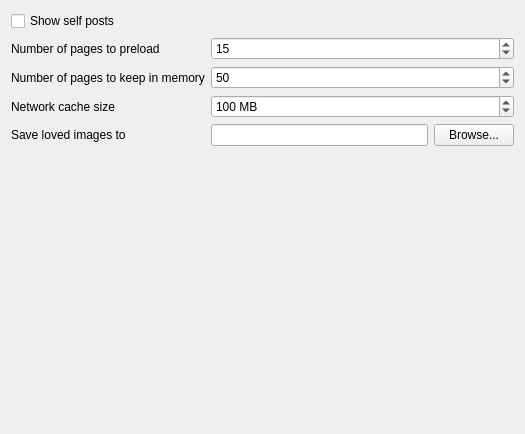
<?xml version="1.0" encoding="UTF-8"?>
<ui version="4.0">
 <class>BrowsingSettingsPage</class>
 <widget class="QWidget" name="BrowsingSettingsPage">
  <property name="geometry">
   <rect>
    <x>0</x>
    <y>0</y>
    <width>525</width>
    <height>434</height>
   </rect>
  </property>
  <property name="windowTitle">
   <string>Browsing</string>
  </property>
  <property name="windowIcon">
   <iconset resource="../data/data.qrc">
    <normaloff>:/icons/normal/globe.png</normaloff>:/icons/normal/globe.png</iconset>
  </property>
  <layout class="QVBoxLayout" name="verticalLayout">
   <item>
    <layout class="QFormLayout" name="formLayout">
     <item row="0" column="0" colspan="2">
      <widget class="QCheckBox" name="show_self">
       <property name="text">
        <string>Show self posts</string>
       </property>
      </widget>
     </item>
     <item row="1" column="0">
      <widget class="QLabel" name="label">
       <property name="text">
        <string>Number of pages to preload</string>
       </property>
      </widget>
     </item>
     <item row="1" column="1">
      <widget class="QSpinBox" name="preload_next">
       <property name="minimum">
        <number>1</number>
       </property>
       <property name="maximum">
        <number>25</number>
       </property>
       <property name="value">
        <number>15</number>
       </property>
      </widget>
     </item>
     <item row="2" column="0">
      <widget class="QLabel" name="label_2">
       <property name="text">
        <string>Number of pages to keep in memory</string>
       </property>
      </widget>
     </item>
     <item row="2" column="1">
      <widget class="QSpinBox" name="max_preloaded_pages">
       <property name="minimum">
        <number>1</number>
       </property>
       <property name="maximum">
        <number>1000</number>
       </property>
       <property name="value">
        <number>50</number>
       </property>
      </widget>
     </item>
     <item row="3" column="0">
      <widget class="QLabel" name="label_3">
       <property name="text">
        <string>Network cache size</string>
       </property>
      </widget>
     </item>
     <item row="3" column="1">
      <widget class="QSpinBox" name="cache_size">
       <property name="suffix">
        <string> MB</string>
       </property>
       <property name="maximum">
        <number>1024</number>
       </property>
       <property name="value">
        <number>100</number>
       </property>
      </widget>
     </item>
     <item row="4" column="0">
      <widget class="QLabel" name="label_4">
       <property name="text">
        <string>Save loved images to</string>
       </property>
      </widget>
     </item>
     <item row="4" column="1">
      <layout class="QHBoxLayout" name="horizontalLayout">
       <item>
        <widget class="QLineEdit" name="loved_folder"/>
       </item>
       <item>
        <widget class="QPushButton" name="loved_browse">
         <property name="text">
          <string>Browse...</string>
         </property>
         <property name="icon">
          <iconset resource="../data/data.qrc">
           <normaloff>:/icons/normal/search.png</normaloff>:/icons/normal/search.png</iconset>
         </property>
        </widget>
       </item>
      </layout>
     </item>
    </layout>
   </item>
   <item>
    <spacer name="verticalSpacer">
     <property name="orientation">
      <enum>Qt::Vertical</enum>
     </property>
     <property name="sizeHint" stdset="0">
      <size>
       <width>20</width>
       <height>249</height>
      </size>
     </property>
    </spacer>
   </item>
  </layout>
 </widget>
 <resources>
  <include location="../data/data.qrc"/>
 </resources>
 <connections/>
</ui>
